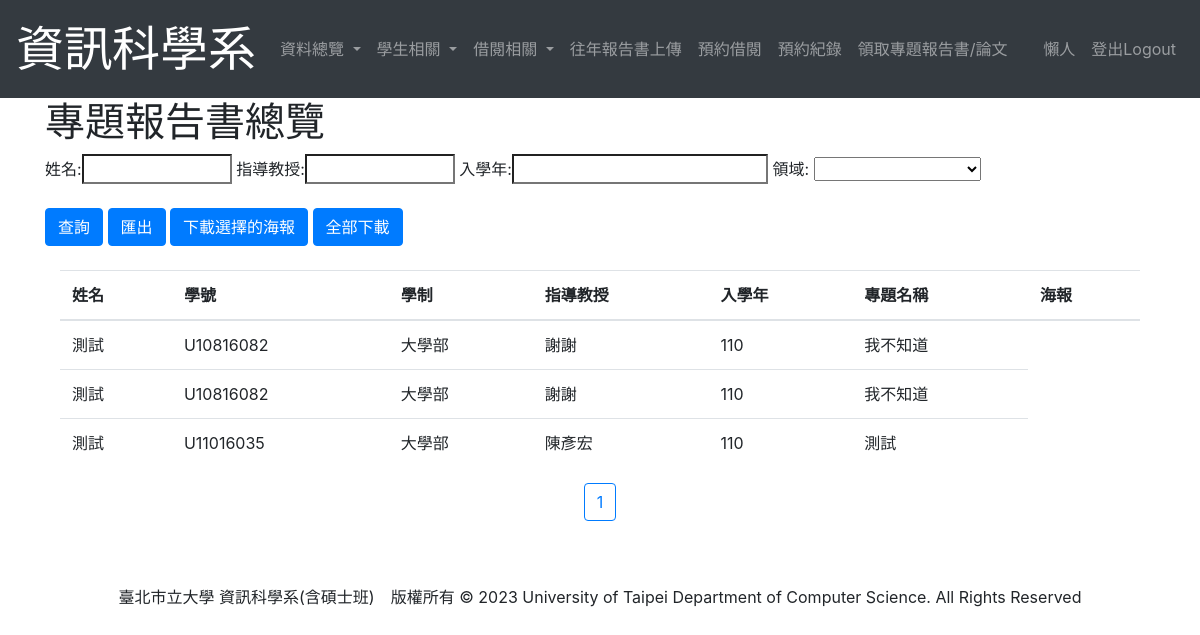
/DisplayProject (signed in), run on an earlier commit of the app's database.
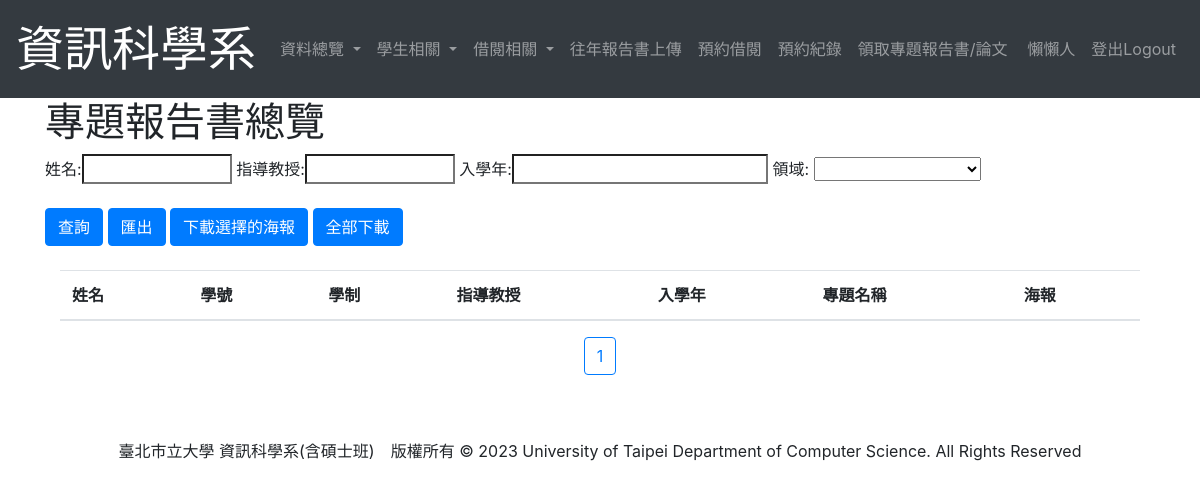
And on a later commit of the database.
### student/models.py (models this page shows, shortened)
class User(AbstractUser):
    first_name = None
    last_name = None
    username = models.CharField(max_length=15, unique=True, null=True) #帳號
    name = models.CharField(max_length = 12) #姓名
    DEPARTMENT = ((0, '資訊科學系'),
                  (1, '外系'),)
    department = models.IntegerField(choices=DEPARTMENT, null=True, blank=True)
    IDENTITY=((0, '大學部'),
              (1, '管理員'),
              (2, '日間碩士班'),
              (3, '碩士在職專班'),
              (4, '系辦工讀生'))
    identity = models.IntegerField(choices=IDENTITY, default=0)
    enrollYear = models.DecimalField(max_digits = 4, decimal_places = 0, default = timezone.now().year)#入學年
    USER_NAME_FIELD = 'username'
    class Meta:
        ordering = ["username"]
    def get_enrollYear(self):
        return (self.enrollYear - 1911)

class Project(models.Model):
    user = models.ForeignKey(User, on_delete=models.PROTECT) #誰做這個專題的
    proposal = models.ForeignKey(Proposal, on_delete=models.PROTECT, blank = True, null = True)
    name = models.CharField(max_length = 30) #專題名稱
    report = models.FileField(upload_to = "Report/", default=None)#報告書電子檔
    poster = models.ImageField(upload_to = "Poster/", default=None)#海報或發表證明
    professor = models.CharField(max_length = 5)#指導教授
    FIELD = ((0, '軟體開發及程式設計'),
             (1, '網路及多媒體應用'),
             (2, '系統及演算法開發',))
    field = models.IntegerField(choices=FIELD, default=0)
    postDate = models.DateField(blank=True, null = True)#學位考試日期
    letter = models.FileField(upload_to='Uploaded Files/', blank=True, null=True, default=None)#同意函
    POST = ((0, '研討會'),
            (1, '期刊'),)
    post = models.PositiveIntegerField(choices=POST, default = 0, blank=True, null = True)
    seminarDate = models.DateTimeField(blank=True, null = True)#研討會或期刊發行日期
    seminarName = models.CharField(max_length=20, blank=True, null = True)#研討會或期刊名稱
    journalNumber = models.DecimalField(max_digits = 10, decimal_places = 0, blank=True, null = True)#期刊刊號
    STATE = ((0, '專題'),
             (1, '已申請'),
             (2, '已取消'),)
    state = models.IntegerField(choices=STATE, default = 0)
    cancelapplication = models.FileField(upload_to='CancelFinal/', blank=True, null=True, default=None)
    selected = models.BooleanField(default=False)
    class Meta:
        ordering = ["user"]

### student/views.py (the view, shortened to what this page needs)
# urls.py: path('DisplayProject', views.DisplayProject.as_view(), name='DisplayProject'),#報告書瀏覽
class DisplayProject(LoginRequiredMixin, ListView):
    def get(self, request):
        project = Project.objects.filter(state = 0)
        paginator=Paginator(project, limit)
        page=request.GET.get('page')
        try:
            project=paginator.page(page)
        except PageNotAnInteger:
            project=paginator.page(1)
        except EmptyPage:
            project=paginator.page(paginator.num_pages)
        context = {
            'project': project,
        }
        return render(request, 'DisplayProject.html', context)

### templates/DisplayProject.html (shortened to what this page needs)
{% extends "layout.html" %}
{% block title %}專題報告書總覽{% endblock %}
{% block content %}
<form method = 'POST'>
    姓名:<input type = "search" name = "username" placeholder = "" style="width: 150px;">
    指導教授:<input type = "search" name = "professor" placeholder = "" style="width: 150px;">
    入學年:<input type = "search" name = "enrollYear" placeholder="">
    領域:
    <select class = "select" name = "field">
        <option></option>
        <option value = '0' {% if level == '0' %} selected="selected" {% endif %}>軟體開發及程式設計</option>
    </select>
    <br><br>
    <input type="submit" class="btn btn-primary" name = "search" value="查詢" />
    <input type="submit" class="btn btn-primary" name = "export" value="匯出" />
    <input type="submit" class="btn btn-primary" name="download_selected" value="下載選擇的海報" />
    <input type="submit" class="btn btn-primary" name = "download" value="全部下載" />
</form>
<br>
    <div class="container">
        <table class="table">
            <thead>
                <tr>
                    <th scope="col">姓名</th>
                    <th scope="col">學號</th>
                    <th scope="col">學制</th>
                    <th scope="col">指導教授</th>
                    <th scope="col">入學年</th>
                    <th scope="col">專題名稱</th>
                    <th scope="col">海報</th>
                </tr>
            </thead>
            <tbody>
                {% for project in project %}
                    <tr>
                        <td>{{ project.user.name }}</td>
                        <td>{{ project.user.username }}</td>
                        <td>{{ project.user.get_identity_display }}</td>
                        <td>{{ project.professor }}</td>
                        <td>{{ project.user.get_enrollYear }}</td>
                        {% if project.report %}
                            <td><a href="{{ project.report.url }}" target="_blank">{{ project.name }}</a></td>
                        {% else %}
                            <td>{{ project.name }}</td>
                        {% endif %}
                    </tr>
                {% endfor %}
            </tbody>
        </table>
    </div>
    <p style="text-align:center">
        {% for page_number in project.paginator.page_range %}
          {% ifequal page_number  project.number %}
            <button class="btn btn-outline-primary">{{ page_number }}</button>
          {% else %}
            <a href="?page={{ page_number }}" class="btn btn-primary">{{ page_number }}</a>
          {% endifequal %}
        {% endfor %}
    </p>
{% endblock %}

### templates/layout.html (shortened to what this page needs)
<!DOCTYPE html>
<html lang="en">
<head>
    <link rel="stylesheet" href="https://maxcdn.bootstrapcdn.com/bootstrap/4.0.0/css/bootstrap.min.css">
</head>
<body>
    <nav class="navbar navbar-expand-lg navbar-dark bg-dark">
        <a class="navbar-brand" href="{% url 'Home' %}">
            <font size="20" color="white" face=""標楷體>資訊科學系</font>
        </a>
        <div class="collapse navbar-collapse" id="navbarNav">
            <ul class="navbar-nav mr-auto">
                {% if user and user.is_authenticated %}
                    {% if user.department == 0 %}
                        {% if user.identity == 1 or user.identity == 4 %}
                            <li class="nav-item dropdown">
                                <a class="nav-link dropdown-toggle" href="#" id="navbarDropdown" role="button" data-toggle="dropdown" aria-haspopup="true" aria-expanded="false">
                                    資料總覽
                                </a>
                            </li>
                            {% if user.identity == 1 %}
                                <li class="nav-item dropdown">
                                    <a class="nav-link dropdown-toggle" href="#" id="navbarDropdown" role="button" data-toggle="dropdown" aria-haspopup="true" aria-expanded="false">
                                        學生相關
                                    </a>
                                </li>
                            {% endif %}
                            <li class="nav-item dropdown">
                                <a class="nav-link dropdown-toggle" href="#" id="navbarDropdown" role="button" data-toggle="dropdown" aria-haspopup="true" aria-expanded="false">
                                    借閱相關
                                </a>
                            </li>
                            <li class="nav-item">
                                <a class="nav-link" href="{% url 'HistoryPaperUpdate' %}">往年報告書上傳</a>
                            </li>
                        {% endif %}
                    {% endif %}
                    <li class="nav-item">
                        <a class="nav-link" href="{% url 'BorrowPaper' pk=user.id %}">預約借閱</a>
                    </li>
                    <li class="nav-item">
                        <a class="nav-link" href="{% url 'UserBooking' pk=user.id %}">預約紀錄</a>
                    </li>
                    <li class="nav-item">
                        <a class="nav-link" href="{% url 'GetEntityPaper' %}">領取專題報告書/論文</a>
                    </li>
                {% else %}
                    <a class="nav-link" href="{% url 'Home' %}" style="font-size: x-large;">資訊科學系 學生資料登錄系統</a>
                {% endif %}
            </ul>
            <ul class="navbar-nav">
                {% if user.is_authenticated %}
                <li class="nav-item">
                    <a href="{% url 'EditPassword' pk=user.id %}" class="nav-link">{{ user.name }}</a>
                </li>
                <li class="nav-item">
                    <a class="nav-link" href="{% url 'logout' %}">登出Logout</a>
                </li>
                {% else %}
                <li class="nav-item">
                    <a class="nav-link" href="{% url 'login' %}" style="font-size: x-large;">登入Login</a>
                </li>
                {% endif %}
            </ul>
        </div>
    </nav>
    <div class="container">
        <h1>{% block title %}{% endblock %}</h1>
    </div>
    <div class="container">
        {% block content %}{% endblock %}
    </div>
    <br><br>
    <div class="container" align="center">
        臺北市立大學 資訊科學系(含碩士班)　版權所有 © 2023   University of Taipei Department of Computer Science. All Rights Reserved
    </div>
</body>
</html>

What changed in the data, as far as the page shows it:
removed Project: user.name "測試", user.username "U10816082", user.identity "大學部", professor "謝謝", user.get_enrollYear "110", name "我不知道"
removed Project: user.name "測試", user.username "U10816082", user.identity "大學部", professor "謝謝", user.get_enrollYear "110", name "我不知道"
removed Project: user.name "測試", user.username "U11016035", user.identity "大學部", professor "陳彥宏", user.get_enrollYear "110", name "測試"
changed User: name "懶人" → "懶懶人"
